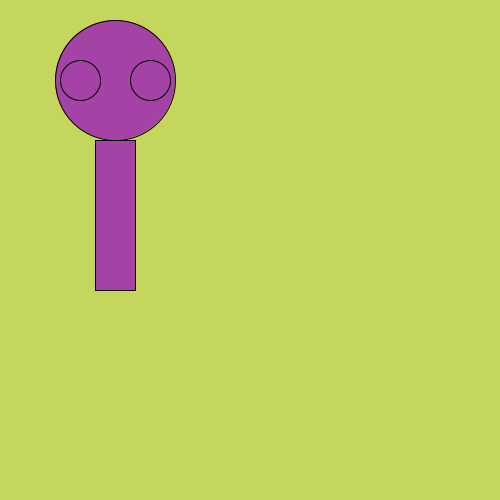
Frame 1 (no input)
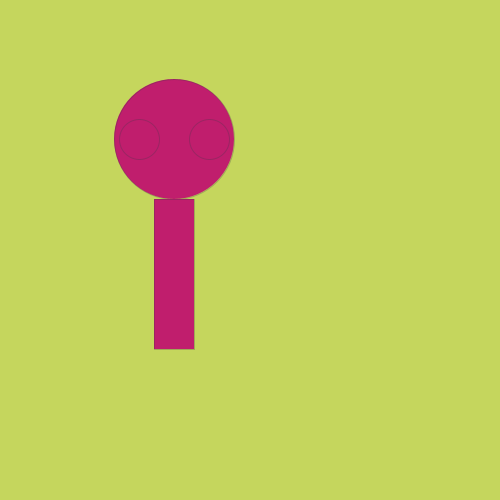
Frame 60 (the mouse pressed at the canvas centre just before this capture)
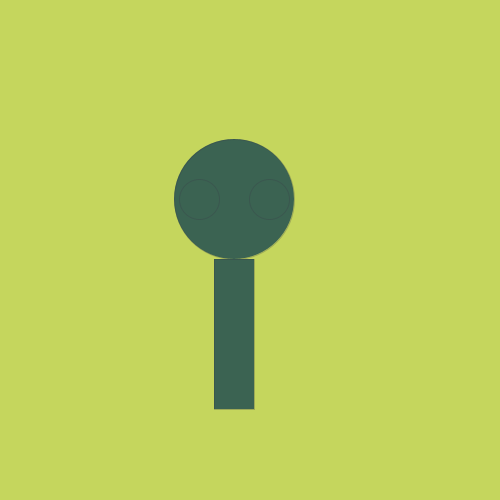
Frame 120 (the mouse held since frame 60 and released just before this capture)

The Processing sketch that drew these frames (run headless with seeded random() and noise(); from frame 60 on, the mouse is pressed at the canvas centre):

// Processing sketch: processing_67559
// ── processing_67559.pde

float X = 150;
float Y = 80;
float eyeR, eyeG, eyeB;

void setup() {
  size (500, 500);
  
}
void draw() {
  background (197, 214, 93);
  fill (255, 0, 250, 500); //full blue

eyeR = random(0,256);
eyeG = random(0,256);
eyeB = random(0256);
  fill(eyeR,eyeG,eyeB);
  ellipse(X-35, Y, 120, 120);
  ellipse(X-70, Y, 40, 40);
  ellipse(X, Y, 40, 40);
  rect(X-55, Y+60, 40, 150);
  stroke(55, 55, 70, 70);
 
  // move circle only after click
  X = X + 1;
  Y = Y+ 1;
} 
